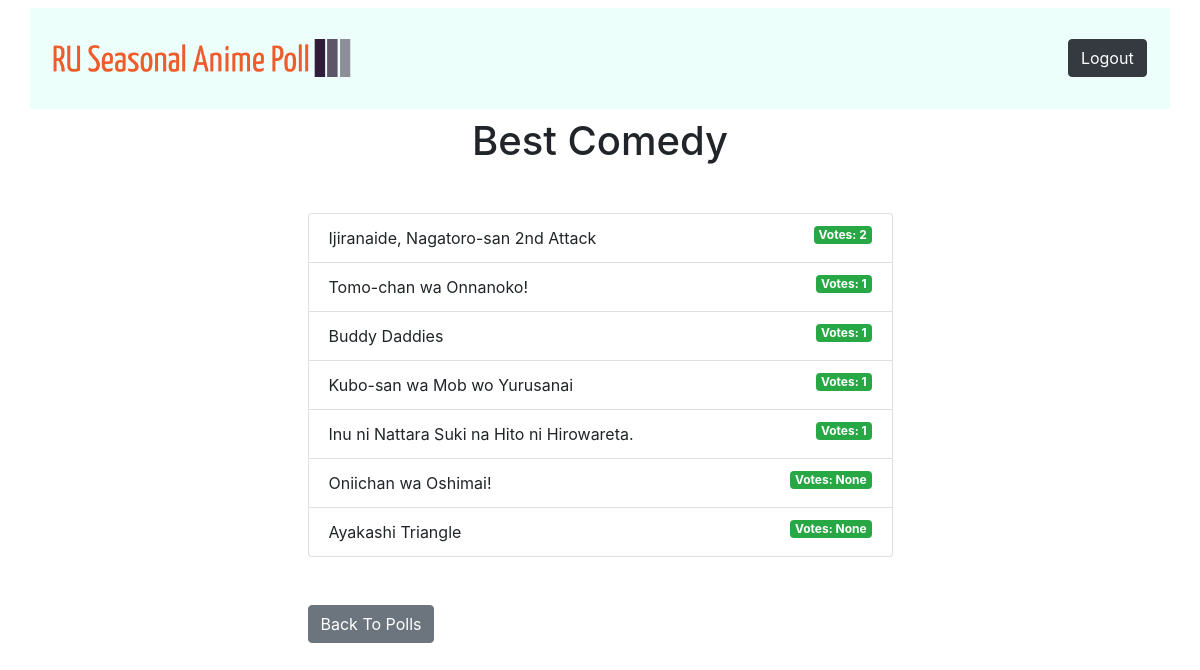
The page /polls/5/results/ (signed in) on the database its author committed.
### pollApp/models.py (models this page shows, shortened)
class Question(models.Model):
    question_text = models.CharField(max_length=300)
    pub_date = models.DateTimeField('date published')
    seasons = models.ManyToManyField(Season)
    image = models.ImageField(upload_to='question_images/', null=True, blank=True)
    category = models.ForeignKey(Category, on_delete=models.CASCADE, null=True, blank=True)

class Choice(models.Model):
    question = models.ForeignKey(Question, on_delete=models.CASCADE)
    choice_text = models.CharField(max_length=200)
    image = models.ImageField(upload_to='choice_images/', null=True, blank=True)

### pollApp/views.py (the view)
# urls.py: path('<int:question_id>/results/', views.results, name='results'),
@login_required
def results(request, question_id):
    question = get_object_or_404(Question, pk=question_id)
    choices = question.choice_set.annotate(total_votes=Sum('vote__votes')).order_by('-total_votes')[:10]
    context = {
        'question': question,
        'choices': choices,
    }
    return render(request, 'polls/results.html', context)

### pollApp/templates/polls/results.html
{% extends 'base.html' %}
{% block content %}
<h1 class="mb-5 text-center">{{ question.question_text }}</h1>
<ul class="list-group mb-5">
    {% for choice in choices %}
    <li class="list-group-item">
        {{ choice.choice_text }} <span class="badge badge-success float-right">
            Votes:{{ choice.votes|pluralize }}  {{ choice.total_votes }}
        </span>
    </li>
    {% endfor %}
</ul>
<a class="btn btn-secondary" href="{% url 'polls:index' %}">Back To Polls</a>
{% endblock %}

### rows shown on the page
Question: question_text "Best Comedy"
Choice: choice_text "Ijiranaide, Nagatoro-san 2nd Attack", total_votes "2"
Choice: choice_text "Tomo-chan wa Onnanoko!", total_votes "1"
Choice: choice_text "Buddy Daddies", total_votes "1"
Choice: choice_text "Kubo-san wa Mob wo Yurusanai", total_votes "1"
Choice: choice_text "Inu ni Nattara Suki na Hito ni Hirowareta.", total_votes "1"
Choice: choice_text "Oniichan wa Oshimai!", total_votes "None"
Choice: choice_text "Ayakashi Triangle", total_votes "None"
